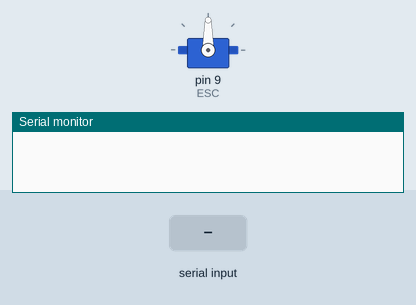
The sketch below on a simulated Arduino Uno, built with avr-gcc and run on an emulated ATmega328P. On the bench: servo, the last lines printed to the serial monitor. The test bench sets the inputs (shaded band).

Above: at 1.2 s.
1.3 s: "90,45\n" received over Serial
At 1.7 s:
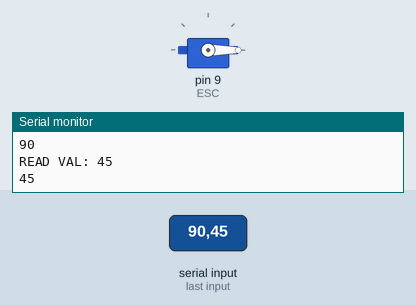
Timing chart, 0 to 4.3 s (numbered marks = the images above; inputs shaded):
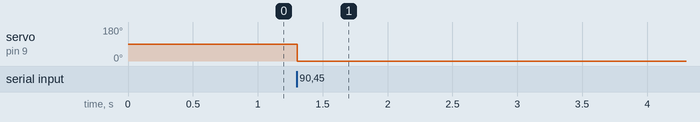

Measured:
- after the input at 1.3 s, servo on pin 9 (ESC): 90° → 0° at once

The sketch:

demo-esc.ino
```cpp
#include <Arduino_FreeRTOS.h>
#include "queue.h"
#include <Servo.h>

TaskHandle_t producer;
TaskHandle_t consumer;
Servo ESC;

QueueHandle_t qData;

void setup() {
  ESC.attach(9, 1000, 2000);

  xTaskCreate(readSerial, "Read From Serial Port", 100,NULL, 1, &producer);
  xTaskCreate(writeESC, "Write to ESC", 100, NULL, 1, &consumer);
  qData = xQueueCreate(1,sizeof(uint32_t));
}

void readSerial(void *pvParameters)
{
  Serial.begin(9600);
  while(!Serial){}
  uint32_t readVal;
  while(1)
  {
    if(Serial.available())
    {
      readVal = Serial.parseInt();
      Serial.print("READ VAL: ");
      Serial.println(readVal);
      xQueueSend(qData,(void *) (&readVal), 0);
    }
    vTaskDelay(pdMS_TO_TICKS(10));
  }
}

void writeESC(void *pvParameters)
{
  uint32_t escWrite = 0;
  while(1)
  {
    xQueueReceive(qData, &escWrite, portMAX_DELAY);;
    Serial.println(escWrite);

    ESC.writeMicroseconds(escWrite);


  }
}

void loop() {}
```
